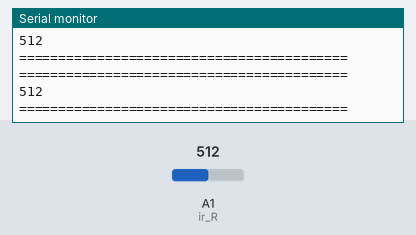
Simulated run of this sketch. Board: Arduino Uno, built with avr-gcc and run on an emulated ATmega328P. Parts: the last lines printed to the serial monitor. The test bench sets the inputs (shaded band); at power-on: A1 (ir_R) = 512.

Above: at 1.8 s.
1.9 s: A1 (ir_R) set to 716
At 2.9 s:
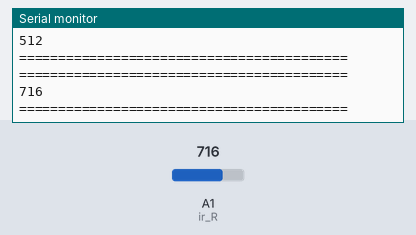
3.4 s: A1 (ir_R) set to 900
At 4.8 s:
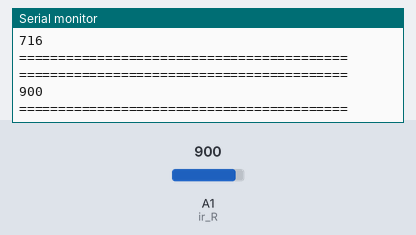
Timing chart, 0 to 6.4 s (numbered marks = the images above; inputs shaded):
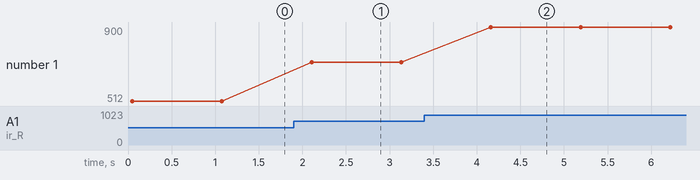

Measured:
- after the input at 1.9 s, the serial monitor: prints a new line after 0.20 s (image 1)
- after the input at 3.4 s, the serial monitor: prints a new line after 0.76 s (image 2)
- plotted number 1: 512 → 716 after the input at 1.9 s, 716 → 900 after the input at 3.4 s

The sketch:

test_flame_sensor.ino
```cpp
// lowest and highest sensor readings:
const int sensorMin = 0;     //  sensor minimum
const int sensorMax = 1024;  // sensor maximum
//
//void setup()  {
//  // initialize serial communication @ 9600 baud:
//  Serial.begin(9600);
//}
//void loop() {
//  // read the sensor on analog A0:
//  int sensorReading  = analogRead(A1);
//  // map the sensor range (four options):
//  // ex: 'long  int map(long int, long int, long int, long int, long int)'
//  int range = map(sensorReading,  sensorMin, sensorMax, 0, 3);
//
//  // range value:
//  switch (range) {
//  case 0:    // A fire closer than 1.5 feet away.
//    Serial.println("** Close  Fire **");
//    break;
//  case 1:    // A fire between 1-3 feet away.
//    Serial.println("**  Distant Fire **");
//    break;
//  case 2:    // No fire detected.
//    Serial.println("No  Fire");
//    break;
//  }
//  delay(1);  // delay between reads
//}

//#include<SoftwareSerial.h>
//int sensorPin = A0; // select the input pin for the LDR
//int sensorValue = 0; // variable to store the value coming from the sensor
//void setup() {
//  Serial.begin(9600);
//}
//void loop()
//{
//  Serial.println("Welcome to TechPonder Flame Sensor Tutorial");
//  sensorValue = analogRead(sensorPin);
//  Serial.println(sensorValue);
//  if (sensorValue < 100)
//
//  {
//    Serial.println("Fire Detected");
//    Serial.println("LED on");
//    delay(1000);
//  }
//  Serial.println("LED off");
//  delay(sensorValue);
//}

#define ir_R A1

int s1, s2, s3;

void setup() {
  Serial.begin(9600); // start serial communication at 9600bps
  pinMode(ir_R, INPUT);// declare fire sensor pin as input
}

void loop() {
  s2 = analogRead(ir_R);
  Serial.println("==========================================");
  Serial.println(s2);
  Serial.println("==========================================");
  delay(1000);
}
```
